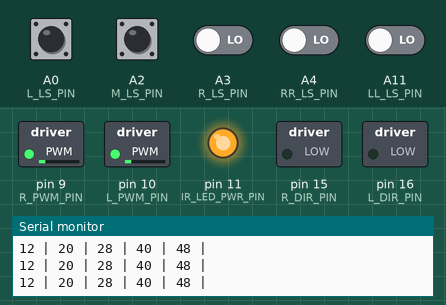
Simulated run of this sketch. Board: Arduino Mega 2560, built with avr-gcc and run on an emulated ATmega2560. Shown: switched loads named in the sketch (green lamp = pin HIGH), output pins drawn as LEDs (lit = HIGH), the last lines printed to the serial monitor. Dashed ring = blinking. The test bench sets the inputs (shaded band); at power-on: A0 (L_LS_PIN), A2 (M_LS_PIN), A3 (R_LS_PIN), A4 (RR_LS_PIN), A11 (LL_LS_PIN) LOW.

Above: at 3.2 s.
3.3 s: A2 (M_LS_PIN) pulsed HIGH 2 times (0.12 s each, 0.3 s apart)
At 5.2 s:
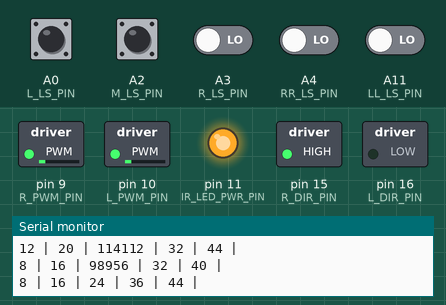
6.9 s: A0 (L_LS_PIN) driven HIGH
At 8.2 s:
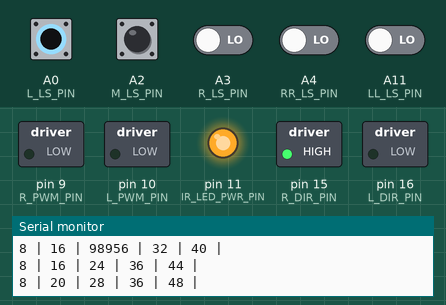
8.6 s: A0 (L_LS_PIN) driven LOW
At 9.3 s:
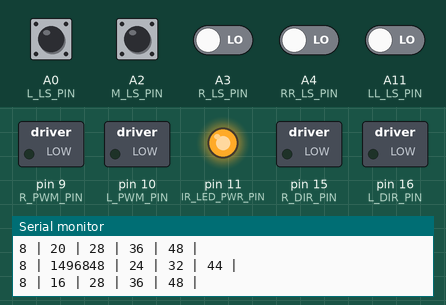
11.6 s: A2 (M_LS_PIN) driven HIGH
At 12.4 s:
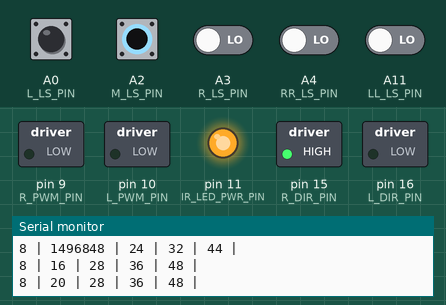
13.4 s: A2 (M_LS_PIN) driven LOW
At 15.8 s:
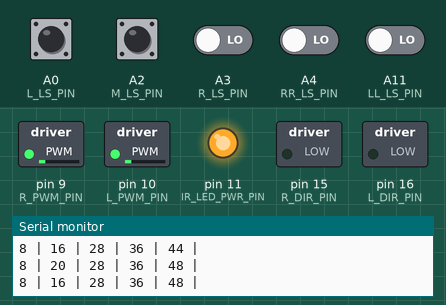
16.4 s: A0 (L_LS_PIN) pulsed HIGH 5 times (0.12 s each, 0.3 s apart)
At 18.0 s:
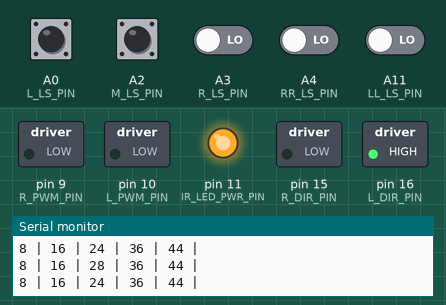
Timing chart, 0 to 19.5 s (numbered marks = the images above; inputs shaded):
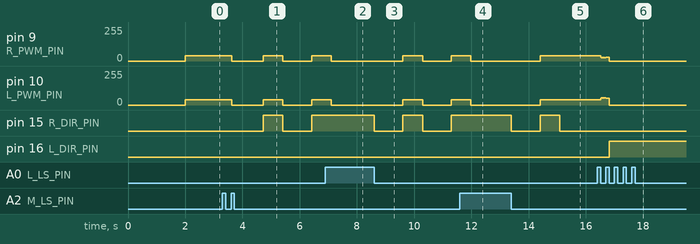

Measured:
- after the input at 3.3 s, pin 9 (R_PWM_PIN), pin 10 (L_PWM_PIN): alternates 40/255 for 0.69 s and 0/255 for 1.1 s, starting after 0.32 s; pin 15 (R_DIR_PIN): LOW → HIGH after 1.4 s, → LOW 0.69 s later, → HIGH 1.0 s later
- after the input at 6.9 s, pin 9 (R_PWM_PIN), pin 10 (L_PWM_PIN): goes on until 7.1 s, then stays 0/255; pin 15 (R_DIR_PIN): stays HIGH (without the input it goes to LOW after 0.20 s)
- after the input at 8.6 s, pin 9 (R_PWM_PIN), pin 10 (L_PWM_PIN): 0/255 → 40/255 after 1.0 s, → 0/255 0.69 s later, → 40/255 1.0 s later; pin 15 (R_DIR_PIN): alternates HIGH for 0.69 s and LOW for 1.0 s, starting at once
- after the input at 11.6 s, pin 9 (R_PWM_PIN), pin 10 (L_PWM_PIN): goes on until 12.0 s, then stays 0/255; pin 15 (R_DIR_PIN): stays HIGH (without the input it goes to LOW after 0.38 s)
- after the input at 13.4 s, pin 9 (R_PWM_PIN), pin 10 (L_PWM_PIN): 0/255 → 40/255 after 1.0 s; pin 15 (R_DIR_PIN): HIGH → LOW at once, → HIGH 1.0 s later, → LOW 0.69 s later
- after the input at 16.4 s, pin 9 (R_PWM_PIN): 40/255 → 28/255 after 0.12 s, → 0/255 0.30 s later; pin 10 (L_PWM_PIN): 40/255 → 51/255 after 0.12 s, → 0/255 0.30 s later; pin 16 (L_DIR_PIN): LOW → HIGH after 0.42 s

The sketch:

Line_follow_and_180_+_line_lock_on_+_90_+_gap_+_next_line.ino
```cpp
#include <string.h>

#define L_PWM_PIN 10
#define L_DIR_PIN 16
#define R_PWM_PIN 9
#define R_DIR_PIN 15

#define LL_LS_PIN A11
#define L_LS_PIN A0
#define M_LS_PIN A2
#define R_LS_PIN A3
#define RR_LS_PIN A4
#define IR_LED_PWR_PIN 11

unsigned long elapsed_time[5];

char instruction[10];
int direction, case2Start = 0;

float wleft = 0, wright = 0, eline = 0, controlSignal = 0;
int mleft = 0, mright = 0;

unsigned long LSthreshold = 1500;

int FSM = 1;

bool timerFlag = false;


int lineDetected;

void setup() {
  // put your setup code here, to run once:
  // Motor Setup
  pinMode(L_PWM_PIN, OUTPUT);
  pinMode(L_DIR_PIN, OUTPUT);
  pinMode(R_PWM_PIN, OUTPUT);
  pinMode(R_DIR_PIN, OUTPUT);

  pinMode(IR_LED_PWR_PIN, OUTPUT);

  pinMode(LL_LS_PIN, INPUT);
  pinMode(L_LS_PIN, INPUT);
  pinMode(M_LS_PIN, INPUT);
  pinMode(R_LS_PIN, INPUT);
  pinMode(RR_LS_PIN, INPUT);

  digitalWrite(IR_LED_PWR_PIN, HIGH);  // switch on IR LEDs

  Serial.begin(9600);

  // while (!Serial)
  //   ;  //comment out when not connected to laptop
  Serial.print("Setup Complete \n");

  //motorMove(50, 0, 50, 0);
  delay(2000);
}

void loop() {
  // put your main code here, to run repeatedly:
  int SensorState = 0;
  irRead();

  switch (FSM) {
    case 1:  //go to and lock onto line
      motorMove(40, 40);
      if ((elapsed_time[1] > 1000) || (elapsed_time[2] > 1000) || (elapsed_time[3] > 1000)) {
        delay(200);
        motorMove(0, 0);
        irRead();
        if ((elapsed_time[0] > 1000) || (elapsed_time[1] > 1000)) {
          while (elapsed_time[2] < 1200) {
            irRead();
            motorMove(40, -40);
          }
        } else if ((elapsed_time[3] > 1000) || (elapsed_time[4] > 1000)) {
          while (elapsed_time[2] < 1200) {
            irRead();
            motorMove(-40, 40);
          }
        } else {
          while (elapsed_time[2] < 1200) {
            irRead();
            motorMove(-40, 40);
          }
        }
        motorMove(0, 0);
        FSM = 2;
      }
      break;
    case 2:  //follow line
      if (timerFlag == false) {
        case2Start = millis() + 10000;
        timerFlag = true;
      }

      dumbController();

      if (millis() < case2Start) {  //180
        if ((elapsed_time[0] < 1000) && (elapsed_time[1] < 1000) && (elapsed_time[2] < 1000) && (elapsed_time[3] < 1000) && (elapsed_time[4] < 1000)) {
          motorMove(0, 0);
          delay(1000);
          motorMove(40, -40);
          delay(690);
          motorMove(0, 0);
        }
      } else {
        FSM = 3;
      }

      //90
      if ((elapsed_time[0] > 1200) || (elapsed_time[4] > 1200)) {
        delay(200);
        motorMove(0, 0);
        delay(200);
        if (elapsed_time[4] > 1200) {
          do {
            Serial.print("stuck | ");
            irRead();
            motorMove(30, -30);
          } while (elapsed_time[2] < 1200);
        }
        if (elapsed_time[0] > 1200) {
          do {
            Serial.print("stuck | ");
            irRead();
            motorMove(-30, 30);
          } while (elapsed_time[2] < 1200);
        }
      }
      break;
    case 3:  //cover gap
      motorMove(40, 40);
      if ((elapsed_time[1] > 1000) || (elapsed_time[2] > 1000) || (elapsed_time[3] > 1000)) {
        motorMove(0, 0);
        FSM = 4;
      }
      break;
    case 4:  //follow line and stop
      dumbController();

      //90
      if ((elapsed_time[0] > 1200) || (elapsed_time[4] > 1200)) {
        delay(200);
        motorMove(0, 0);
        delay(200);
        if (elapsed_time[4] > 1200) {
          do {
            Serial.print("stuck | ");
            irRead();
            motorMove(30, -30);
          } while (elapsed_time[2] < 1200);
        }
        if (elapsed_time[0] > 1200) {
          do {
            Serial.print("stuck | ");
            irRead();
            motorMove(-30, 30);
          } while (elapsed_time[2] < 1200);
        }
      }

      if ((elapsed_time[1] > 1000) || (elapsed_time[2] > 1000) || (elapsed_time[3] > 1000)) {
        motorMove(0, 0);
        FSM = 5;
      }
      break;
    case 5:
      //navigate home
      break;
  }


  // Serial.print(" | ");
  // Serial.print(wleft);
  // Serial.print(" | ");
  // Serial.print(wright);
  // // Serial.print(" | ");
  // // Serial.print(mleft);
  // // Serial.print(" | ");
  // // Serial.print(mright);
  // Serial.print(" | ");
  // Serial.print(eline);
  // Serial.print(FSM);
  // Serial.print(" | ");
  // Serial.print(case2Start);
  // Serial.print(" | ");
  // Serial.print(controlSignal);

  //Serial.println("");
}


void dumbController() {

  float LLS, MLS, RLS, total;

  LLS = elapsed_time[1];
  MLS = elapsed_time[2];
  RLS = elapsed_time[3];

  total = LLS + MLS + RLS;
  LLS /= total;
  MLS /= total;
  RLS /= total;

  wleft = LLS + (MLS * 0.5);
  wright = RLS + (MLS * 0.5);

  eline = wleft - wright;

  float Kp = 1;
  controlSignal = eline * Kp;

  float maxTurn = 50, forwardBias = 40;

  maxTurn *= controlSignal;

  motorMove(forwardBias - maxTurn, forwardBias + maxTurn);
}


void motorMove(int lPWM, int rPWM) {

  if (lPWM > 0) {
    digitalWrite(L_DIR_PIN, 0);

  } else if (lPWM < 0) {
    digitalWrite(L_DIR_PIN, 1);
    lPWM = abs(lPWM);
  }
  if (rPWM > 0) {
    digitalWrite(R_DIR_PIN, 0);

  } else if (rPWM < 0) {
    digitalWrite(R_DIR_PIN, 1);
    rPWM = abs(rPWM);
  }

  analogWrite(L_PWM_PIN, lPWM);
  analogWrite(R_PWM_PIN, rPWM);
}

void irRead() {

  int pinCheckSum = 0;
  int block[5];
  unsigned long end_time[5];
  unsigned long start_time;

  for (int m = 0; m < 5; m++) {
    block[m] = 0;
  }

  int LS_ARRAY_ADDRESS[5] = { LL_LS_PIN, L_LS_PIN, M_LS_PIN, R_LS_PIN, RR_LS_PIN };

  for (int j = 0; j < 5; j++) {
    pinMode(LS_ARRAY_ADDRESS[j], OUTPUT);
    digitalWrite(LS_ARRAY_ADDRESS[j], HIGH);
  }

  delayMicroseconds(10);

  for (int k = 0; k < 5; k++) {
    pinMode(LS_ARRAY_ADDRESS[k], INPUT);
  }

  start_time = micros();

  while (pinCheckSum < 5) {
    for (int l = 0; l < 5; l++) {
      if (digitalRead(LS_ARRAY_ADDRESS[l]) != HIGH && (block[l] == 0)) {
        pinCheckSum = pinCheckSum + 1;
        end_time[l] = micros();
        block[l] = 1;
      }
    }
  }

  lineDetected = 4;

  for (int i = 0; i < 5; i++) {
    elapsed_time[i] = end_time[i] - start_time;
    Serial.print(elapsed_time[i]);
    Serial.print(" | ");
    // if (i < 4) {
    //   Serial.print(" | ");
    // }
    if (elapsed_time[i] > LSthreshold) {
      lineDetected++;
    } else if (elapsed_time[i] < LSthreshold) {
      lineDetected--;
    }
    //delay(100);
  }

  // Serial.print(lineDetected);
  // Serial.print(" | ");
  // if (lineDetected > 0) {
  //   Serial.print("Line Detected");
  // } else {
  //   Serial.print("No Line Detected");
  // }
  Serial.println("");
  lineDetected = 4;
}
```
